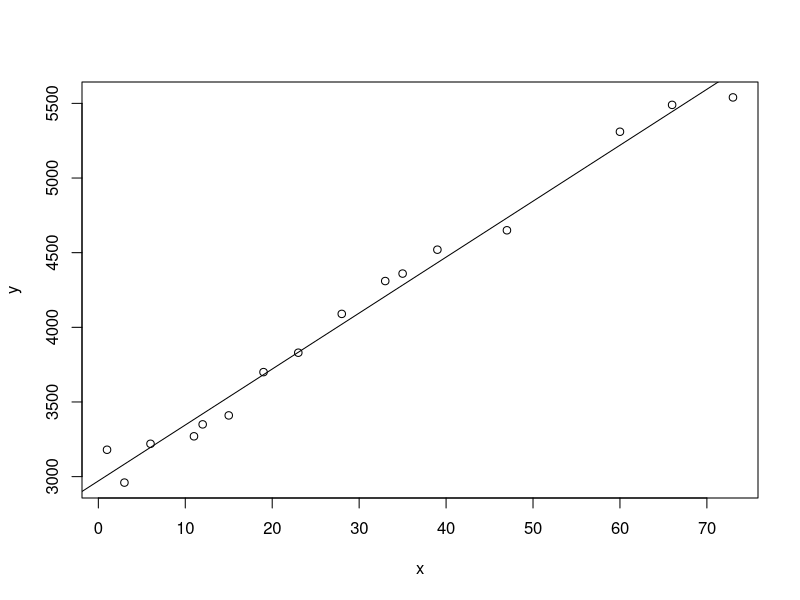

Source code (R):
## ---- chunk 1
knitr::opts_chunk$set(echo = TRUE)
## ---- chunk 2
 x <- c(1, 3, 6, 11, 12, 15, 19, 23, 28, 33, 35, 39, 47, 60, 66, 73)
 y <- c(3180, 2960, 3220, 3270, 3350, 3410, 3700, 3830, 4090, 4310, 4360, 4520, 4650, 5310, 5490, 5540)
## ---- chunk 3
 plot(x,y)
linreg <- lm(y~x)
 abline(linreg)
